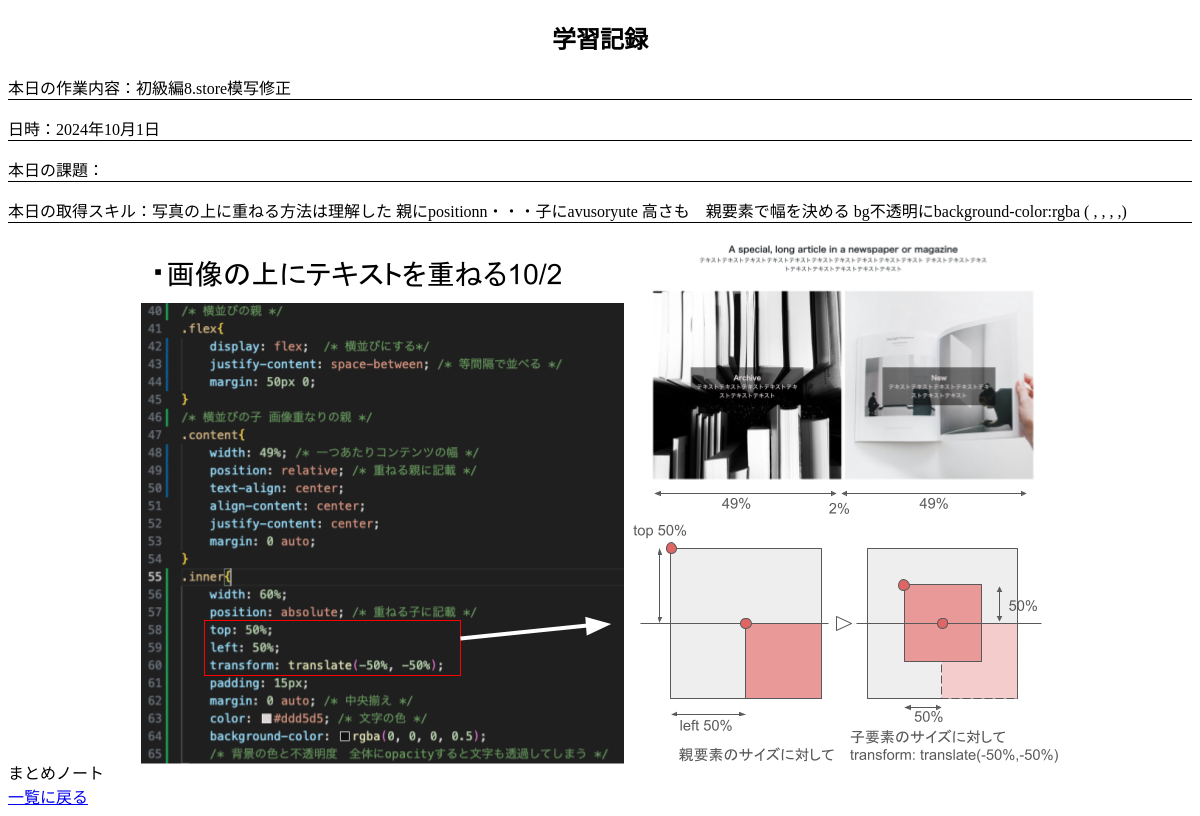
The app's page /record/post/14/ with its own data.
### recordapp/models.py (models this page shows, shortened)
class Post(models.Model):
    slug = models.SlugField(blank=True, editable=True, unique=True)
    date = models.DateField(verbose_name='投稿日')
    what_done = models.TextField(verbose_name='本日の作業内容')
    what_not_done = models.TextField(verbose_name='本日の課題', blank=True)
    what_learned = models.TextField(verbose_name='本日の取得スキル', blank=True)
    summary_image = models.ImageField(upload_to='study_summaries/', verbose_name='まとめノート', blank=True, null=True)
    class Meta:
        verbose_name = '勉強記録'
        verbose_name_plural = '勉強記録一覧'

### recordapp/views.py (the view)
class PostDetailView(View):
    def get(self, request, slug):
        post = get_object_or_404(Post, slug=slug)
        return render(request, "recordapp/detail.html", {"post": post})

### templates/recordapp/detail.html
{% extends "recordapp/base.html" %}
{% block content %}
<h2>学習記録</h2>
<div class="post">
    <p>本日の作業内容：{{ post.what_done }}</p>
    <p>日時：{{ post.date }}</p>
    <p>本日の課題：{{ post.what_not_done }}</p>
    <p>本日の取得スキル：{{ post.what_learned }}</p>
    <div>まとめノート
        {% if post.summary_image %}
        <img src="{{ post.summary_image.url }}" alt="まとめノート">
        {% else %}
            <p>画像はありません</p>
        {% endif %}
    </div>
</div>
<a href="{% url 'recordapp:index' %}">一覧に戻る</a>
{% endblock %}

### static/css/style.css (style rules this page uses)
h2 { text-align: center; }
.post p { border-bottom:1px solid #000; }

### records on screen
Post: what_done "初級編8.store模写修正", date "2024年10月1日", what_learned "写真の上に重ねる方法は理解した 親にpositionn・・・子にavusoryute 高さも 親要素で幅を決める bg不透明にbackground-color:rgba ( , , , ,)", summary_image (picture)
